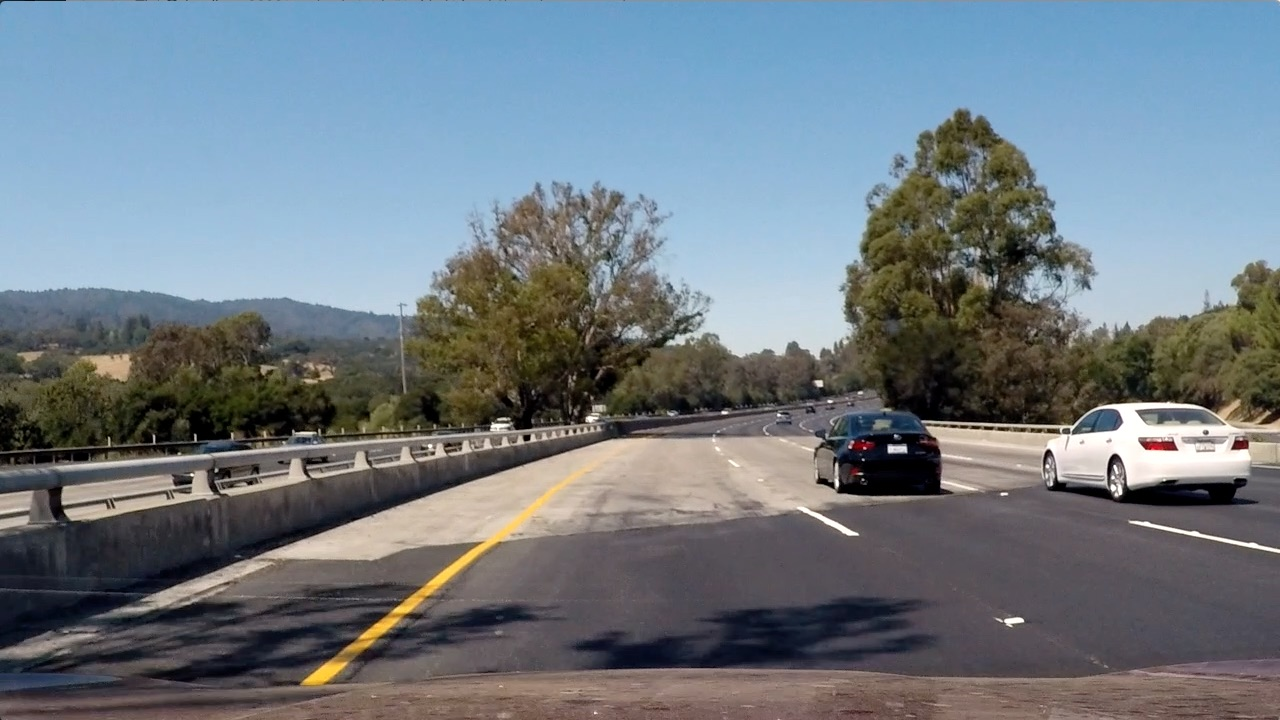
#> input picture docs/test4.jpg, 1280 x 720 px
$ python -i color_and_gradient_threshold.py   (imports and definitions only)   (older library calls are emulated)
#> lines starting #> are read from the running program, lines starting #| are printed output that depends on the picture; after the words box and inside, x2 and y2 are one past the last pixel; in counts of white or black regions, pixels touching at a corner belong together
import numpy as np
import cv2
import matplotlib.pyplot as plt
import matplotlib.image as mpimg

# [1 line not run here, left out]


def mix_color_grad_thresh(img, grad_thresh=(20, 90), s_thresh=(170, 255), dir_thresh=(0.7, 1.3), sobel_size=9):
    # Convert to HLS color space and separate the S channel
    # Note: img is the undistorted image
#> called with grad_thresh = (20, 90), s_thresh = (170, 255), dir_thresh = (0.7, 1.3), sobel_size = 9
    hls = cv2.cvtColor(img, cv2.COLOR_RGB2HLS)
#> hls: shape (720, 1280, 3); mean of channels 0, 1, 2 80.5, 121.4, 71.8
    s_channel = hls[:, :, 2]
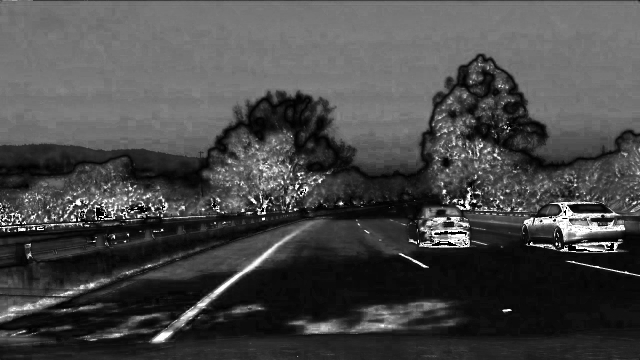
#> s_channel: shape (720, 1280) (shown at 1/2 size); min 0, max 255, mean 71.8

    # Grayscale image
    gray = cv2.cvtColor(img, cv2.COLOR_RGB2GRAY)

    # Sobel x
    abs_sobelx = np.absolute(cv2.Sobel(gray, cv2.CV_64F, 1, 0, ksize=sobel_size))  # Take the derivative in x
    abs_sobely = np.absolute(cv2.Sobel(gray, cv2.CV_64F, 0, 1, ksize=sobel_size))  # Take the derivative in x
    scaled_sobel = np.uint8(255 * abs_sobelx / np.max(abs_sobelx))

    # Threshold magnitude gradient
    gradient_magnitude = np.sqrt(abs_sobelx ** 2 + abs_sobely ** 2)
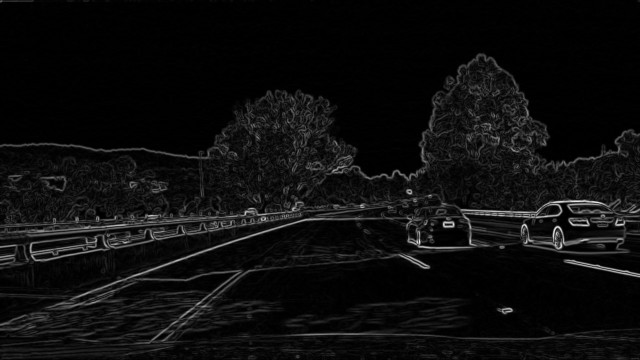
#> gradient_magnitude: shape (720, 1280) float64 (shown at 1/2 size); min 0, max 2029720.4, mean 110808.6; drawn with min black and max white
    scale_factor = np.max(gradient_magnitude) / 255
#> scale_factor = 7959.7
    gradient_magnitude = np.uint8(gradient_magnitude / scale_factor)
    mag_binary_output = np.zeros_like(gradient_magnitude)
    mag_binary_output[(gradient_magnitude >= grad_thresh[0]) & (gradient_magnitude <= grad_thresh[1])] = 1

    # Threshold direction gradient
    grad_direction = np.arctan2(abs_sobely, abs_sobelx)
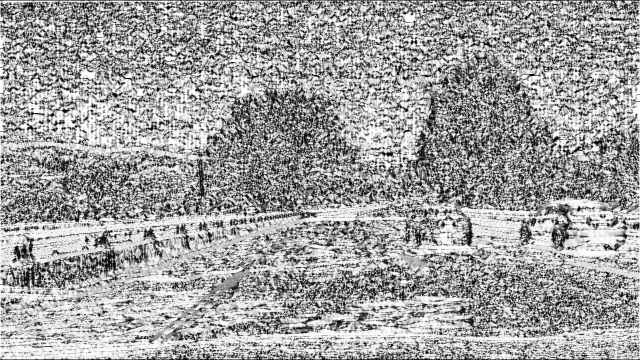
#> grad_direction: shape (720, 1280) float64 (shown at 1/2 size); min 0, max 1.57, mean 0.987; drawn with min black and max white
    dir_binary_output = np.zeros_like(grad_direction)
    dir_binary_output[(grad_direction >= dir_thresh[0]) & (grad_direction <= dir_thresh[1])] = 1

    # Threshold x gradient
    sxbinary = np.zeros_like(scaled_sobel)
    sxbinary[(scaled_sobel >= grad_thresh[0]) & (scaled_sobel <= grad_thresh[1])] = 1

    # Threshold color channel
    s_binary = np.zeros_like(s_channel)
    s_binary[(s_channel >= s_thresh[0]) & (s_channel <= s_thresh[1])] = 1

    # Combine the two binary thresholds
    combined_binary = np.zeros_like(sxbinary)
    combined_binary[(s_binary == 1) | (mag_binary_output == 1)] = 1  # OR mean combine

    return combined_binary
# [10 lines of commented-out code are left out]

>>> import cv2
>>> picture = cv2.cvtColor(cv2.imread('../docs/test4.jpg'), cv2.COLOR_BGR2RGB)
>>> result = mix_color_grad_thresh(picture)
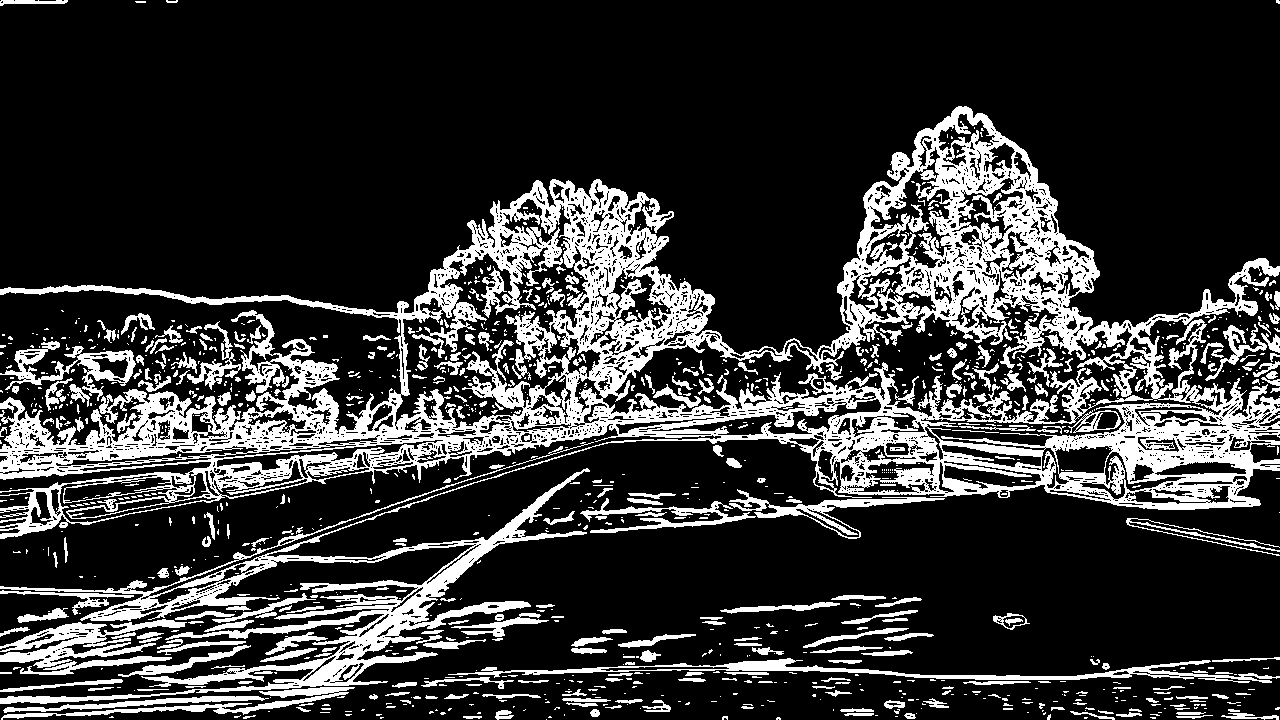
#> result: shape (720, 1280); values 0 (black) and 1 (white), 21.1% white; 1178 white regions (838 under 20 px), largest, box (x1, y1, x2, y2) and area: (0, 106, 1280, 704) 143493, (448, 658, 1280, 683) 4004, (0, 619, 187, 668) 3300

$ run again, on docs/test2.jpg
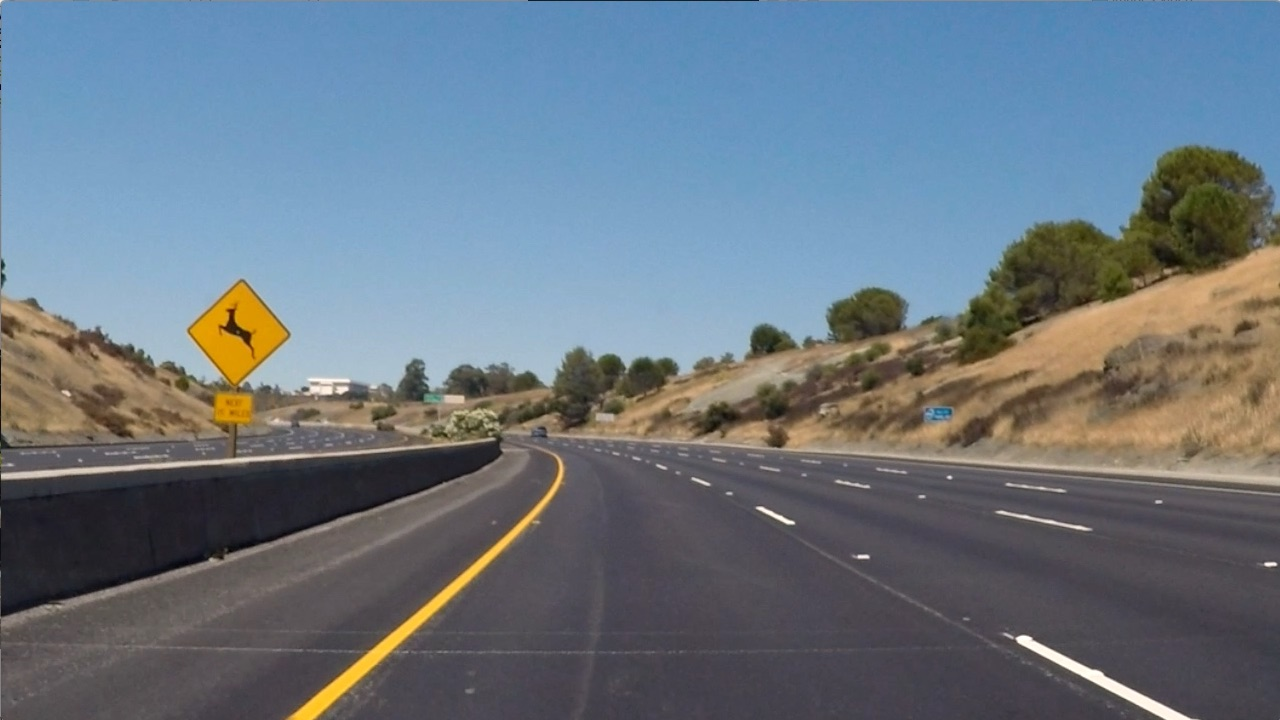
#> input picture docs/test2.jpg, 1280 x 720 px
#> hls: shape (720, 1280, 3); mean of channels 0, 1, 2 92.2, 117.8, 63.7
#> in mix_color_grad_thresh, `abs_sobely = np.absolute(cv2.Sobel(gray, cv2.CV_64F, 0, 1, ksize=sobel..`:
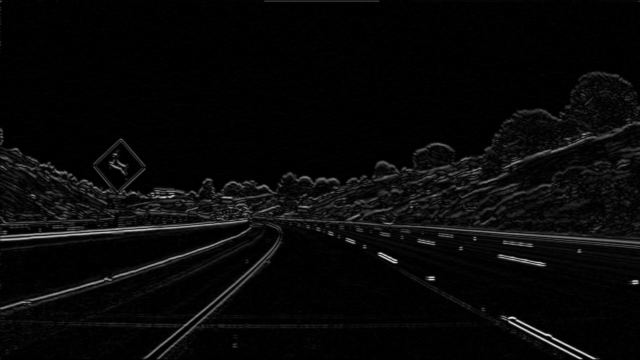
#> abs_sobely: shape (720, 1280) float64 (shown at 1/2 size); min 0, max 1515078, mean 51361.2; drawn with min black and max white
#> scale_factor = 5991.8
#> `result = mix_color_grad_thresh(picture)`:
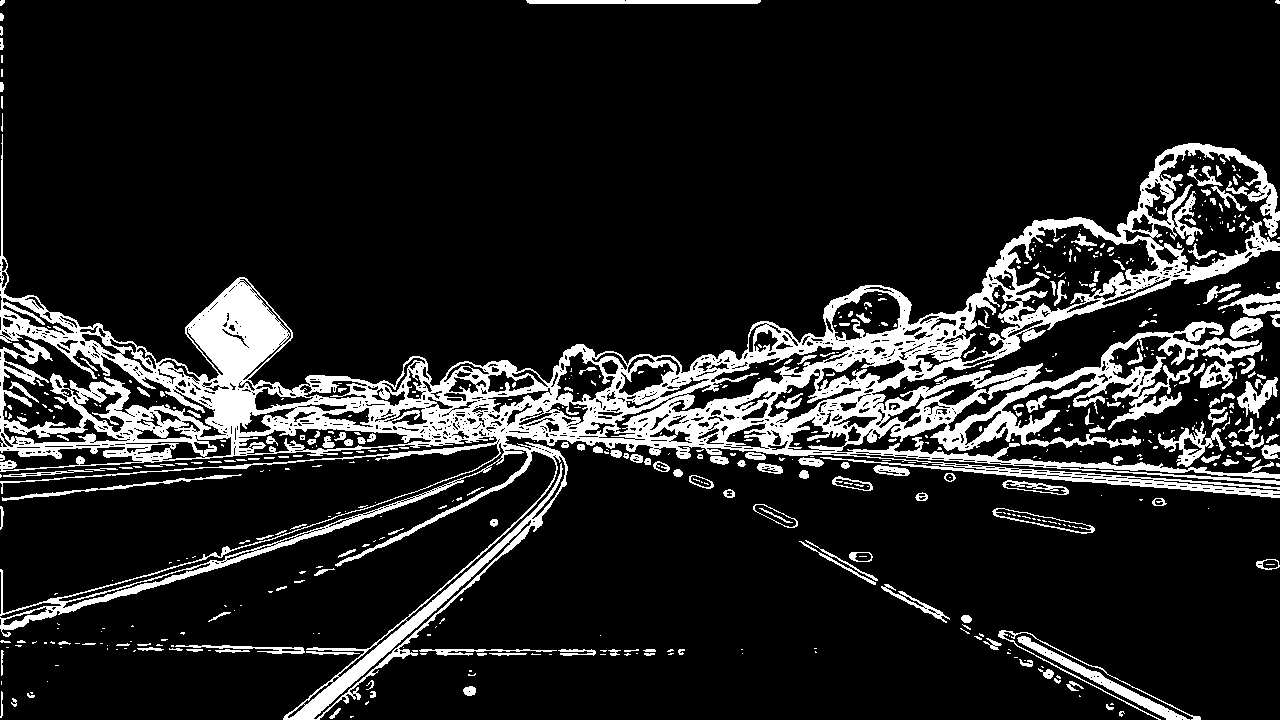
#> result: shape (720, 1280); values 0 (black) and 1 (white), 13.6% white; 577 white regions (372 under 20 px), largest, box (x1, y1, x2, y2) and area: (0, 134, 1280, 720) 103114, (1017, 636, 1190, 720) 1539, (526, 0, 761, 4) 930

$ run again, on docs/signs_vehicles_xygrad.jpg
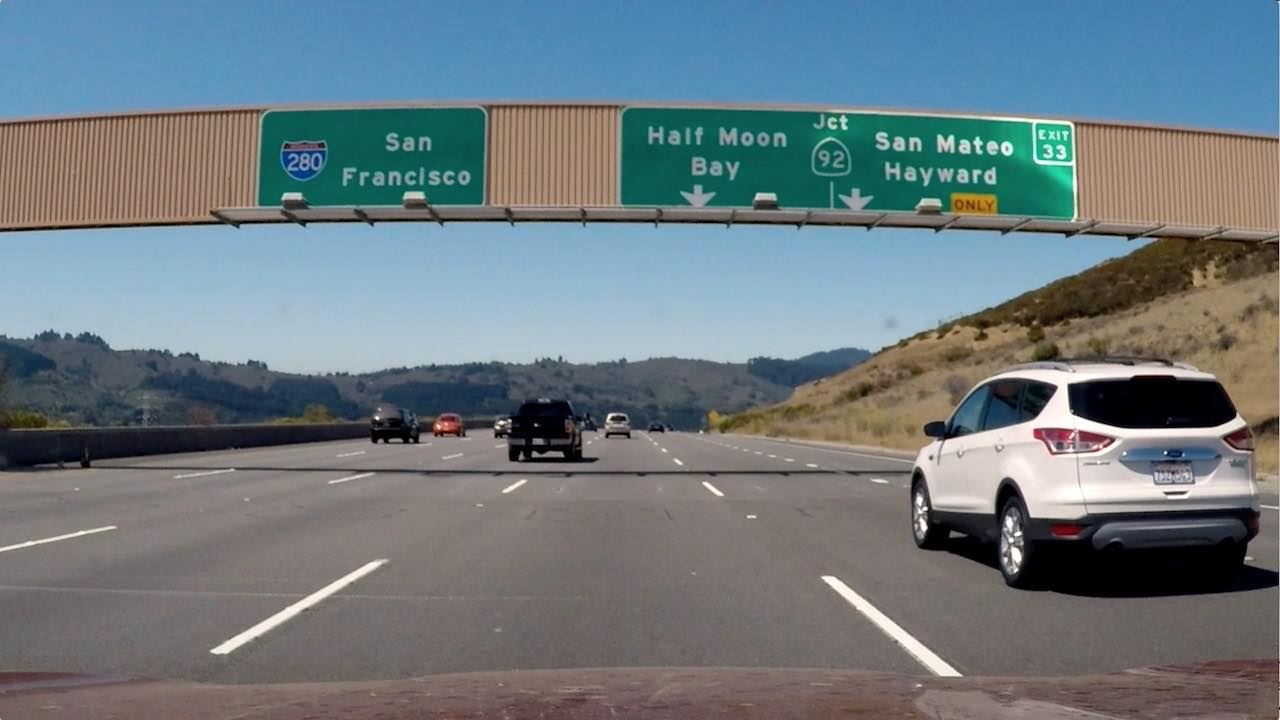
#> input picture docs/signs_vehicles_xygrad.jpg, 1280 x 720 px
#> hls: shape (720, 1280, 3); mean of channels 0, 1, 2 60.7, 118.8, 64.6
#> in mix_color_grad_thresh, `gradient_magnitude = np.sqrt(abs_sobelx ** 2 + abs_sobely ** 2)`:
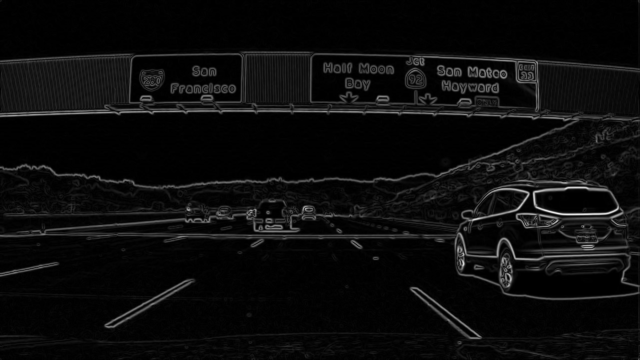
#> gradient_magnitude: shape (720, 1280) float64 (shown at 1/2 size); min 0, max 2131669.7, mean 104123.1; drawn with min black and max white
#> scale_factor = 8359.5
#> `result = mix_color_grad_thresh(picture)`:
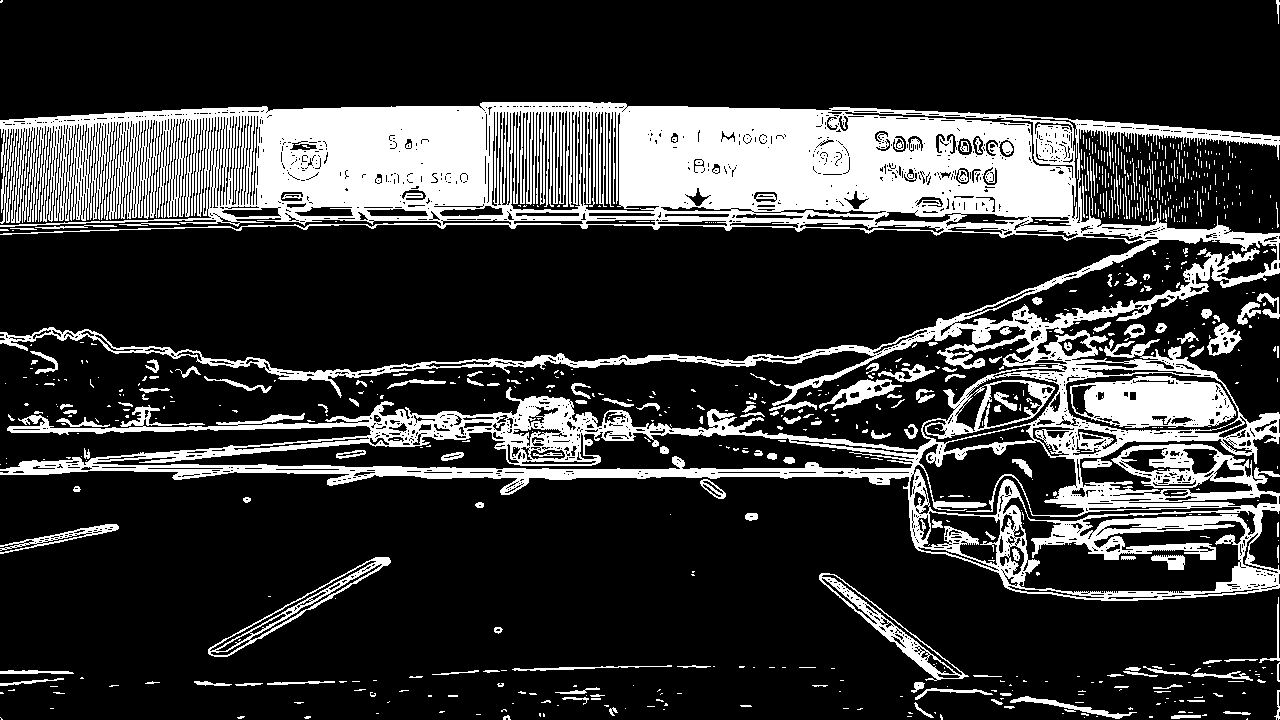
#> result: shape (720, 1280); values 0 (black) and 1 (white), 21.5% white; 750 white regions (577 under 20 px), largest, box (x1, y1, x2, y2) and area: (0, 102, 1280, 601) 171029, (1070, 376, 1236, 428) 5992, (819, 573, 969, 681) 2040
